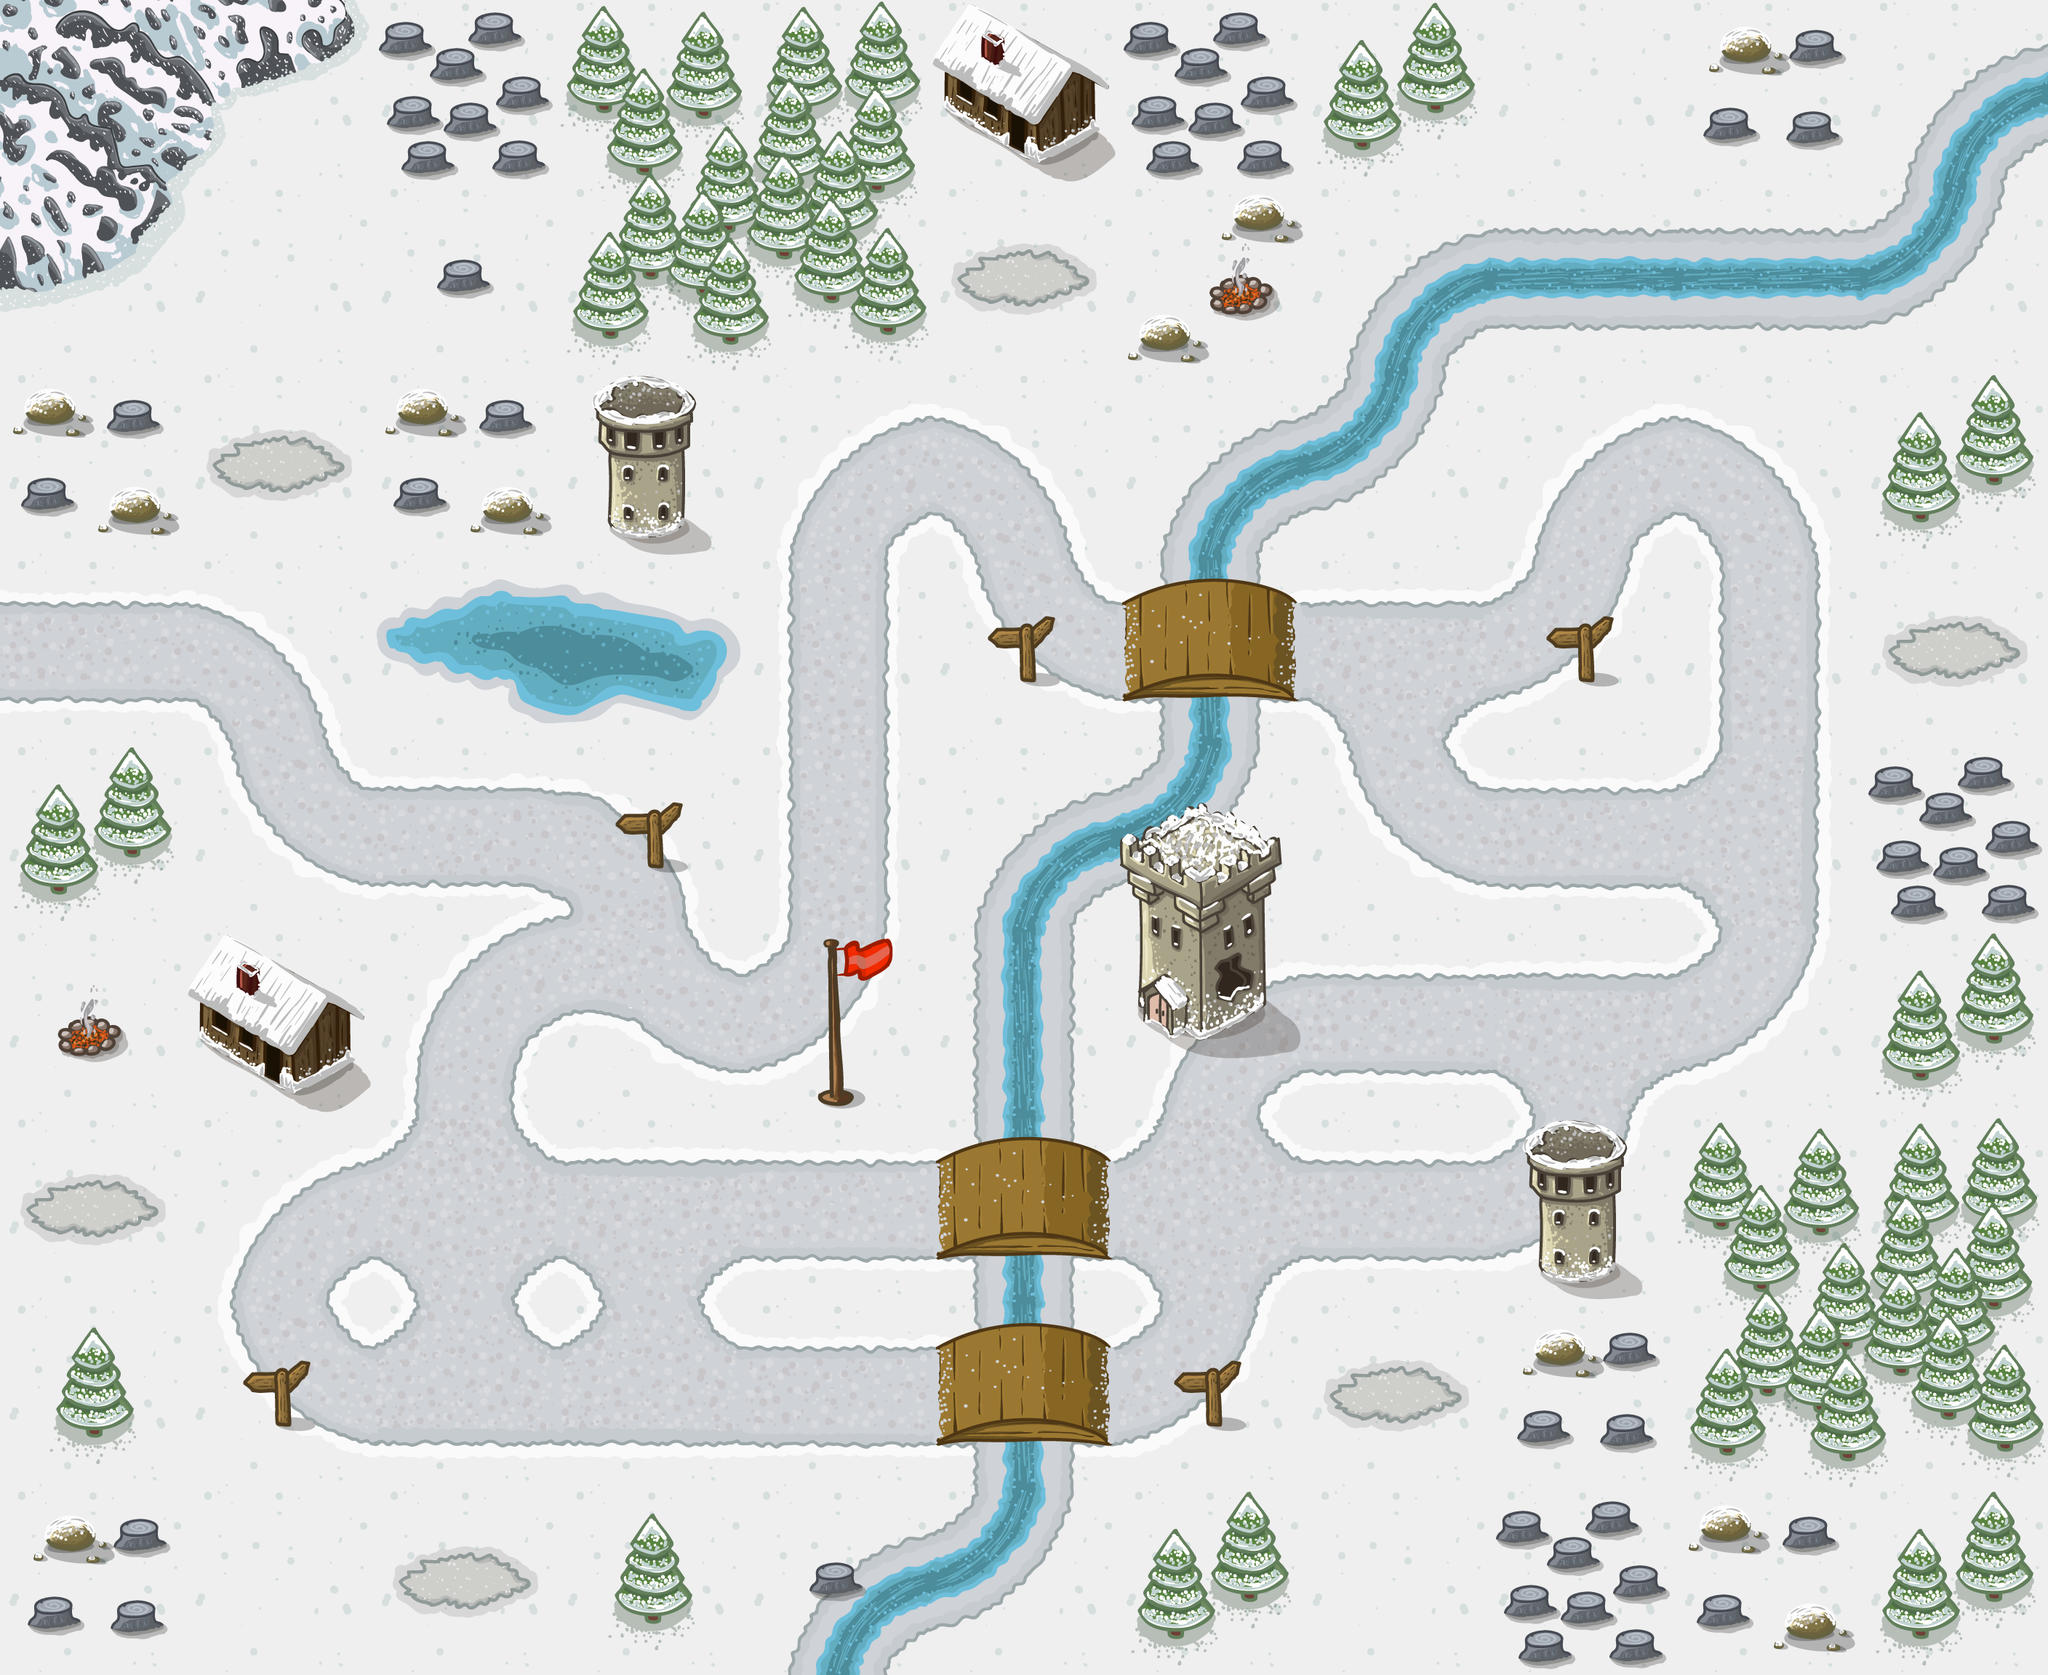

A level layout from a 2D game, rendered from its tile map. Below: a short description, then the map file with its tile-grid data intact:
An orthogonal 11x9 tile map with 256x256 px tiles, 4 tile layers (bg, road, river, obj).

<map version="1.5" tiledversion="1.7.2" orientation="orthogonal" renderorder="right-down" width="11" height="9" tilewidth="256" tileheight="256" infinite="0" nextlayerid="7" nextobjectid="1">
 <tileset firstgid="1" name="tail" tilewidth="256" tileheight="256" tilecount="46" columns="0">
  <grid orientation="orthogonal" width="1" height="1" />
  <tile id="154">
   <image width="256" height="256" source="../PNG/tail_4/1.png" />
  </tile>
  <tile id="155">
   <image width="256" height="256" source="../PNG/tail_4/2.png" />
  </tile>
  <tile id="156">
   <image width="256" height="256" source="../PNG/tail_4/3.png" />
  </tile>
  <tile id="157">
   <image width="256" height="256" source="../PNG/tail_4/4.png" />
  </tile>
  <tile id="158">
   <image width="256" height="256" source="../PNG/tail_4/5.png" />
  </tile>
  <tile id="159">
   <image width="256" height="256" source="../PNG/tail_4/6.png" />
  </tile>
  <tile id="160">
   <image width="256" height="256" source="../PNG/tail_4/7.png" />
  </tile>
  <tile id="161">
   <image width="256" height="256" source="../PNG/tail_4/8.png" />
  </tile>
  <tile id="162">
   <image width="256" height="256" source="../PNG/tail_4/9.png" />
  </tile>
  <tile id="163">
   <image width="256" height="256" source="../PNG/tail_4/10.png" />
  </tile>
  <tile id="164">
   <image width="256" height="256" source="../PNG/tail_4/11.png" />
  </tile>
  <tile id="165">
   <image width="256" height="256" source="../PNG/tail_4/12.png" />
  </tile>
  <tile id="166">
   <image width="256" height="256" source="../PNG/tail_4/13.png" />
  </tile>
  <tile id="167">
   <image width="256" height="256" source="../PNG/tail_4/14.png" />
  </tile>
  <tile id="168">
   <image width="256" height="256" source="../PNG/tail_4/15.png" />
  </tile>
  <tile id="169">
   <image width="256" height="256" source="../PNG/tail_4/16.png" />
  </tile>
  <tile id="170">
   <image width="256" height="256" source="../PNG/tail_4/17.png" />
  </tile>
  <tile id="171">
   <image width="256" height="256" source="../PNG/tail_4/18.png" />
  </tile>
  <tile id="172">
   <image width="256" height="256" source="../PNG/tail_4/19.png" />
  </tile>
  <tile id="173">
   <image width="256" height="256" source="../PNG/tail_4/20.png" />
  </tile>
  <tile id="174">
   <image width="256" height="256" source="../PNG/tail_4/21.png" />
  </tile>
  <tile id="175">
   <image width="256" height="256" source="../PNG/tail_4/22.png" />
  </tile>
  <tile id="176">
   <image width="256" height="256" source="../PNG/tail_4/23.png" />
  </tile>
  <tile id="177">
   <image width="256" height="256" source="../PNG/tail_4/24.png" />
  </tile>
  <tile id="178">
   <image width="256" height="256" source="../PNG/tail_4/25.png" />
  </tile>
  <tile id="179">
   <image width="256" height="256" source="../PNG/tail_4/26.png" />
  </tile>
  <tile id="180">
   <image width="256" height="256" source="../PNG/tail_4/27.png" />
  </tile>
  <tile id="181">
   <image width="256" height="256" source="../PNG/tail_4/28.png" />
  </tile>
  <tile id="182">
   <image width="256" height="256" source="../PNG/tail_4/29.png" />
  </tile>
  <tile id="183">
   <image width="256" height="256" source="../PNG/tail_4/30.png" />
  </tile>
  <tile id="184">
   <image width="256" height="256" source="../PNG/tail_4/31.png" />
  </tile>
  <tile id="185">
   <image width="256" height="256" source="../PNG/tail_4/32.png" />
  </tile>
  <tile id="186">
   <image width="256" height="256" source="../PNG/tail_4/33.png" />
  </tile>
  <tile id="187">
   <image width="256" height="256" source="../PNG/tail_4/34.png" />
  </tile>
  <tile id="188">
   <image width="256" height="256" source="../PNG/tail_4/35.png" />
  </tile>
  <tile id="189">
   <image width="256" height="256" source="../PNG/tail_4/36.png" />
  </tile>
  <tile id="190">
   <image width="256" height="256" source="../PNG/tail_4/37.png" />
  </tile>
  <tile id="191">
   <image width="256" height="256" source="../PNG/tail_4/38.png" />
  </tile>
  <tile id="192">
   <image width="256" height="256" source="../PNG/tail_4/39.png" />
  </tile>
  <tile id="193">
   <image width="256" height="256" source="../PNG/tail_4/40.png" />
  </tile>
  <tile id="194">
   <image width="256" height="256" source="../PNG/tail_4/41.png" />
  </tile>
  <tile id="195">
   <image width="256" height="256" source="../PNG/tail_4/42.png" />
  </tile>
  <tile id="196">
   <image width="256" height="256" source="../PNG/tail_4/43.png" />
  </tile>
  <tile id="197">
   <image width="256" height="256" source="../PNG/tail_4/44.png" />
  </tile>
  <tile id="198">
   <image width="256" height="256" source="../PNG/tail_4/45.png" />
  </tile>
  <tile id="199">
   <image width="256" height="256" source="../PNG/tail_4/46.png" />
  </tile>
 </tileset>
 <layer id="4" name="bg" width="11" height="9">
  <data encoding="csv">
189,189,189,189,189,189,189,189,189,189,189,
189,189,189,189,189,189,189,189,189,189,189,
189,189,189,189,189,189,189,189,189,189,189,
189,189,189,189,189,189,189,189,189,189,189,
189,189,189,189,189,189,189,189,189,189,189,
189,189,189,189,189,189,189,189,189,189,189,
189,189,189,189,189,189,189,189,189,189,189,
189,189,189,189,189,189,189,189,189,189,189,
189,189,189,189,189,189,189,189,189,189,189
</data>
 </layer>
 <layer id="1" name="road" width="11" height="9">
  <data encoding="csv">
0,0,0,0,0,0,0,0,0,0,0,
0,0,0,0,0,0,0,0,0,0,0,
0,0,0,0,155,156,0,0,155,156,0,
162,156,0,0,161,157,162,159,158,161,0,
0,157,163,164,161,0,0,157,162,2684354719,0,
0,0,165,166,158,0,155,162,159,158,0,
0,155,160,159,162,162,160,162,158,0,0,
0,157,3221225631,3221225631,162,162,158,0,0,0,0,
0,0,0,0,0,0,0,0,0,0,0
</data>
 </layer>
 <layer id="3" name="river" width="11" height="9">
  <data encoding="csv">
0,0,0,0,0,0,0,0,0,0,167,
0,0,0,0,0,0,0,167,172,172,170,
0,0,0,0,0,0,167,170,0,0,0,
0,0,173,174,0,0,171,0,0,0,0,
0,0,0,0,0,167,170,0,0,0,0,
0,0,0,0,0,171,0,0,0,0,0,
0,0,0,0,0,171,0,0,0,0,0,
0,0,0,0,0,171,0,0,0,0,0,
0,0,0,0,167,170,0,0,0,0,0
</data>
 </layer>
 <layer id="5" name="obj" width="11" height="9">
  <data encoding="csv">
198,199,196,178,179,185,196,182,0,195,0,
200,0,187,180,181,194,193,0,0,0,0,
197,194,197,175,0,0,0,0,0,0,182,
0,0,0,0,0,190,184,0,190,0,194,
182,0,0,190,0,0,176,0,0,0,196,
191,185,0,0,186,0,177,0,0,0,182,
194,0,0,0,0,184,0,0,175,178,179,
183,190,0,0,0,184,190,194,195,180,181,
195,0,194,183,187,0,182,0,196,197,182
</data>
 </layer>
</map>
